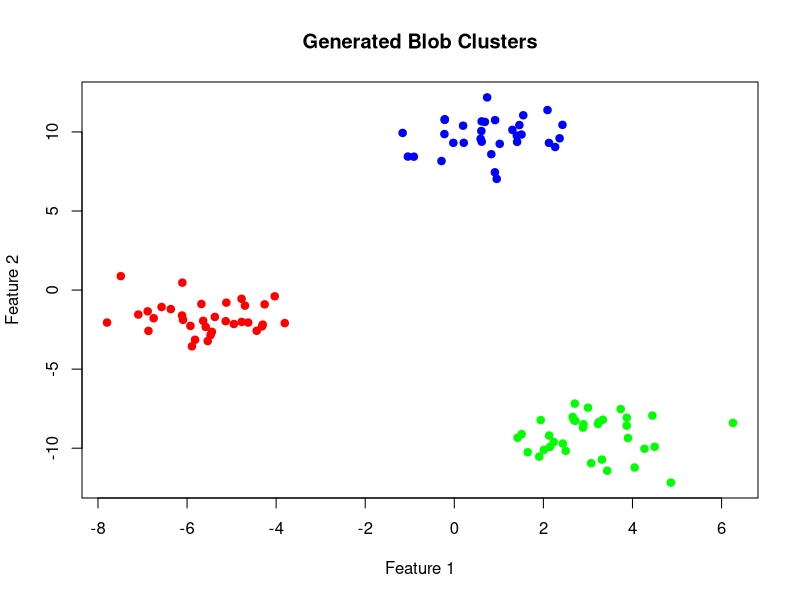
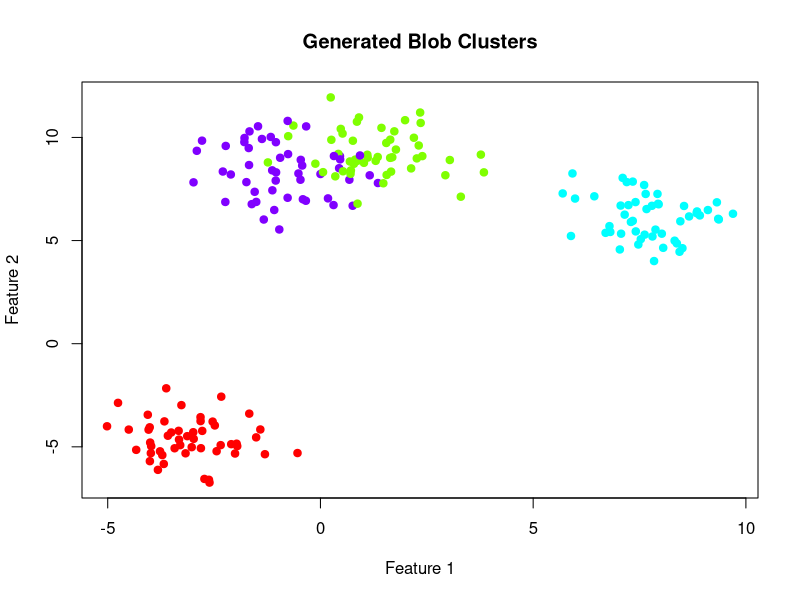

Reproduce these figures in R, in order. (Note: this script raises an error after producing the figures.)
library(scatterplot3d)


make_blobs <- function(n_samples=100, n_features=2, centers=NULL, cluster_std=1.0,
                       center_box=c(-10, 10), shuffle=TRUE, random_state=NULL, return_centers=FALSE, plot=FALSE) {
  if (!is.null(random_state)) {
    set.seed(random_state)
  }
  
  if (is.null(centers)) {
    n_centers <- 3
  } else if (is.numeric(centers)) {
    n_centers <- centers
    centers <- matrix(runif(n_centers * n_features, min=center_box[1], max=center_box[2]), nrow=n_centers)
  } else {
    n_centers <- nrow(centers)
  }
  
  samples_per_center <- ceiling(n_samples / n_centers)
  cluster_labels <- rep(1:n_centers, each=samples_per_center)[1:n_samples]
  
  X <- matrix(nrow=n_samples, ncol=n_features)
  for (i in 1:n_centers) {
    center <- if (is.null(centers)) {
      runif(n_features, min=center_box[1], max=center_box[2])
    } else {
      centers[i, ]
    }
    indices <- which(cluster_labels == i)
    X[indices, ] <- mapply(rnorm, n=length(indices), mean=center, sd=cluster_std)
  }
  
  if (shuffle) {
    indices <- sample(n_samples)
    X <- X[indices, ]
    cluster_labels <- cluster_labels[indices]
  }
  
  if (plot) {
    if (n_features == 2) {
      colors <- rainbow(n_centers)
      plot(X, col=colors[cluster_labels], pch=19, xlab="Feature 1", ylab="Feature 2", main="Generated Blob Clusters")
      if (return_centers) {
        points(centers, pch=4, col=1:n_centers, lwd=2)
      }
    } else if (n_features == 3) {
      colors <- rainbow(n_centers)
      scatterplot3d(X[,1], X[,2], X[,3], color=colors[cluster_labels], pch=19, xlab="Feature 1", ylab="Feature 2", zlab="Feature 3", main="Generated Blob Clusters")
      if (return_centers) {
        scatterplot3d(centers[,1], centers[,2], centers[,3], color=1:n_centers, pch=4, lwd=2, add=TRUE)
      }
    } else {
      warning("Plotting is available only for 2D and 3D data.")
    }
  }
  
  if (return_centers) {
    return(list("X"=X, "y"=cluster_labels, "centers"=centers))
  } else {
    return(list("X"=X, "y"=cluster_labels))
  }
}

# Test Cases
# Test case 1: Default settings
make_blobs(plot=TRUE)

# Test case 2: Increased number of samples and 4 clusters
make_blobs(n_samples=200, centers=4, plot=TRUE)

# error
# Test case 3: Custom cluster centers and higher variability
custom_centers <- matrix(c(0, 0, 5, 5, -5, -5), byrow=TRUE, ncol=2)
make_blobs(n_samples=150, centers=custom_centers, cluster_std=2, plot=TRUE, random_state=24)

# Test case 4: 3D data (plotting disabled for 3D)
make_blobs(n_samples=100, n_features=3, centers=3, plot=TRUE)

# Note: Remember to set plot=FALSE for non-2D data as the plotting functionality is designed for 2D datasets only.
